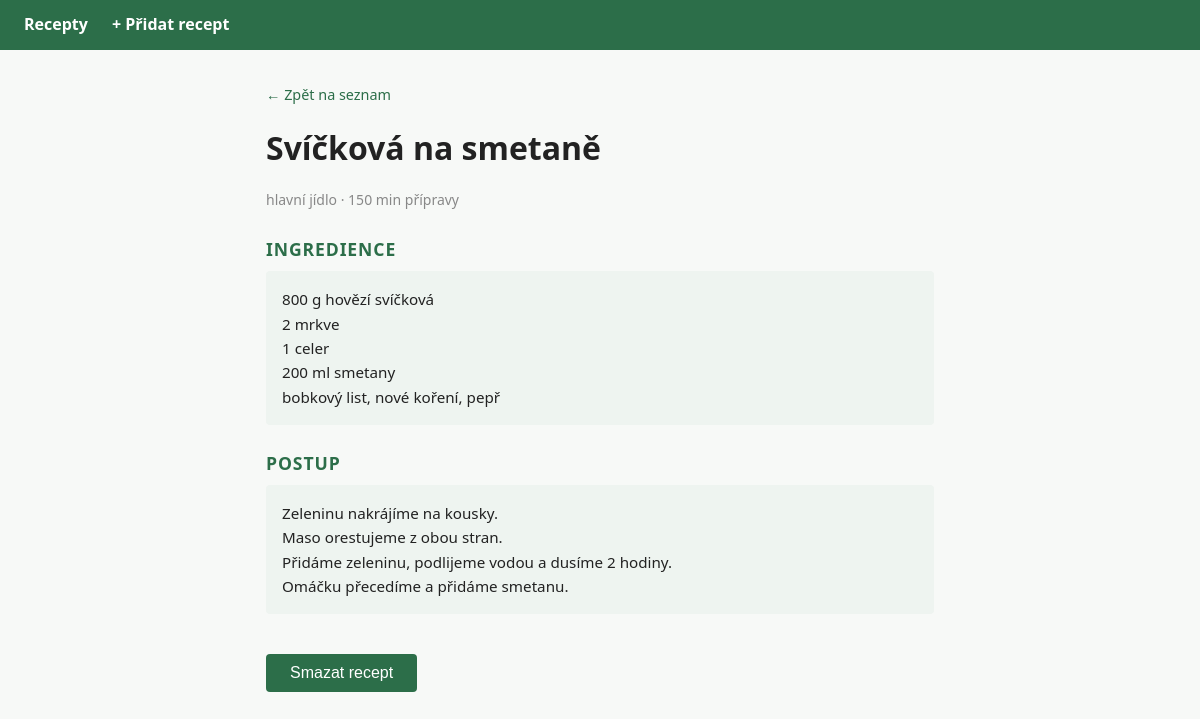
Screenshot of /detail.php?id=1 with the database file from the repository.
### tables this page shows
CREATE TABLE recepty (
        id          INTEGER PRIMARY KEY AUTOINCREMENT,
        nazev       TEXT    NOT NULL,
        kategorie   TEXT    NOT NULL,
        ingredience TEXT    NOT NULL,
        postup      TEXT    NOT NULL,
        cas         INTEGER NOT NULL
    );

### detail.php (the view, shortened to what this page needs)
<?php
$id = (int)($_GET['id'] ?? 0);
$db = getDb();
$stmt = $db->prepare("SELECT * FROM recepty WHERE id = ?");
$stmt->execute([$id]);
$r = $stmt->fetch();
?>
<!DOCTYPE html>
<html lang="cs">
<head>
    <link rel="stylesheet" href="style.css">
</head>
<body>
<nav>
    <a href="index.php">Recepty</a>
    <a href="pridat.php">+ Přidat recept</a>
</nav>
<main>
    <a href="index.php" class="zpet">← Zpět na seznam</a>
    <h1><?= htmlspecialchars($r['nazev']) ?></h1>
    <p class="meta"><?= htmlspecialchars($r['kategorie']) ?> · <?= $r['cas'] ?> min přípravy</p>
    <h2>Ingredience</h2>
    <pre><?= htmlspecialchars($r['ingredience']) ?></pre>
    <h2>Postup</h2>
    <pre><?= htmlspecialchars($r['postup']) ?></pre>
    <form method="post" onsubmit="return confirm('Opravdu smazat recept?')">
        <button type="submit" name="smazat" class="btn-smazat">Smazat recept</button>
    </form>
</main>
</body>
</html>

### style.css (style rules this page uses)
* { box-sizing: border-box; margin: 0; padding: 0; }
body { font-family: system-ui, sans-serif; background: #f7f9f7; color: #222; line-height: 1.6; }
nav { background: #2c6e49; padding: 0.75rem 1.5rem; display: flex; gap: 1.5rem; align-items: center; }
nav a { color: #fff; text-decoration: none; font-weight: 600; }
main { max-width: 700px; margin: 2rem auto; padding: 0 1rem; }
h1 { margin-bottom: 1rem; }
h2 { margin: 1.5rem 0 0.5rem; color: #2c6e49; font-size: 1.1rem; text-transform: uppercase; letter-spacing: 0.05em; }
.meta { color: #888; font-size: 0.875rem; }
pre { background: #eef4f0; padding: 1rem; border-radius: 4px; white-space: pre-wrap; font-family: inherit; font-size: 0.95rem; }
.zpet { display: inline-block; margin-bottom: 1rem; color: #2c6e49; text-decoration: none; font-size: 0.9rem; }
form { display: flex; flex-direction: column; gap: 1rem; margin-top: 0.5rem; }
button[type="submit"] { padding: 0.6rem 1.5rem; background: #2c6e49; color: #fff; border: none; border-radius: 4px; font-size: 1rem; cursor: pointer; width: fit-content; }
.btn-smazat { padding: 0.5rem 1rem; background: #c0392b; color: #fff; border: none; border-radius: 4px; font-size: 0.9rem; cursor: pointer; margin-top: 2rem; }

### rows the page displays
recepty: nazev "Svíčková na smetaně", kategorie "hlavní jídlo", cas "150", ingredience "800 g hovězí svíčková 2 mrkve 1 celer 200 ml smetany bobkový list, nové koření, pepř", postup "Zeleninu nakrájíme na kousky. Maso orestujeme z obou stran. Přidáme zeleninu, podlijeme vodou a dusíme 2 hodiny. Omáčku přecedíme a přidáme smetanu."
